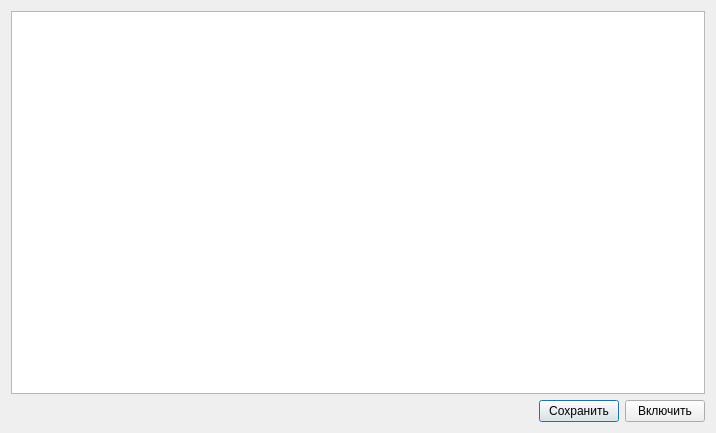
<?xml version="1.0" encoding="UTF-8"?>
<ui version="4.0">
 <class>SubScriptDialog</class>
 <widget class="QDialog" name="SubScriptDialog">
  <property name="geometry">
   <rect>
    <x>0</x>
    <y>0</y>
    <width>716</width>
    <height>433</height>
   </rect>
  </property>
  <property name="windowTitle">
   <string>Скрипт для сигнала</string>
  </property>
  <layout class="QVBoxLayout" name="verticalLayout">
   <item>
    <widget class="QTextEdit" name="txtScript"/>
   </item>
   <item>
    <layout class="QHBoxLayout" name="horizontalLayout_2">
     <item>
      <spacer name="horizontalSpacer_2">
       <property name="orientation">
        <enum>Qt::Horizontal</enum>
       </property>
       <property name="sizeHint" stdset="0">
        <size>
         <width>40</width>
         <height>20</height>
        </size>
       </property>
      </spacer>
     </item>
     <item>
      <widget class="QLabel" name="lbChange">
       <property name="text">
        <string/>
       </property>
      </widget>
     </item>
     <item>
      <widget class="QPushButton" name="btnSave">
       <property name="toolTip">
        <string>[CTRL+S]</string>
       </property>
       <property name="text">
        <string>Сохранить</string>
       </property>
       <property name="shortcut">
        <string>Ctrl+S</string>
       </property>
      </widget>
     </item>
     <item>
      <widget class="QPushButton" name="btnActive">
       <property name="toolTip">
        <string>[CTRL+D]</string>
       </property>
       <property name="text">
        <string>Включить</string>
       </property>
       <property name="shortcut">
        <string>Ctrl+D</string>
       </property>
      </widget>
     </item>
    </layout>
   </item>
  </layout>
 </widget>
 <resources/>
 <connections/>
</ui>
